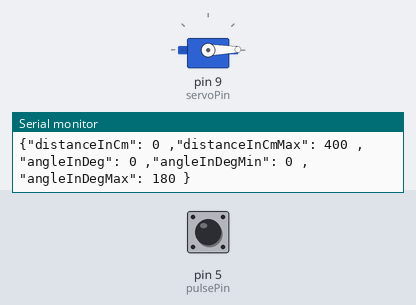
The sketch below on a simulated Arduino Uno, built with avr-gcc and run on an emulated ATmega328P. Parts: servo, the last lines printed to the serial monitor. The test bench sets the inputs (shaded band); at power-on: pin 5 (pulsePin) LOW.

Above: at 3.2 s.
3.3 s: pin 5 (pulsePin) pulled HIGH for 0.15 s
At 23.1 s:
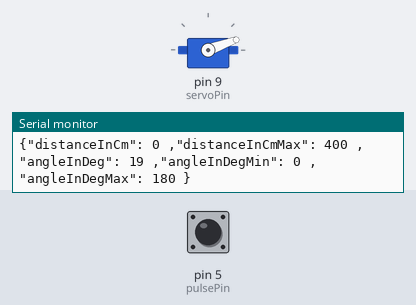
At 44.2 s:
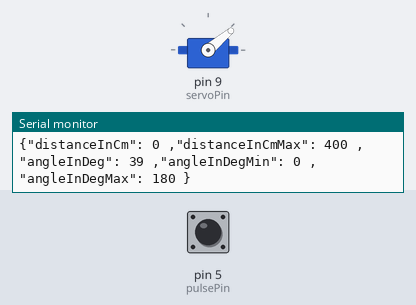
Timing chart, 0 to 109.9 s (numbered marks = the images above; inputs shaded):
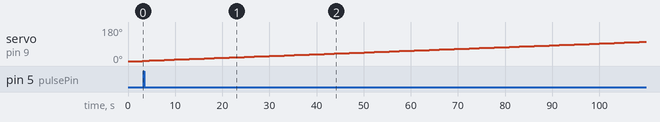

The sketch:

Radon.ino
```cpp
#include <Servo.h>

const int angleInDegMin = 0;
const int angleInDegMax = 180;
const int distanceInCmMax = 400;
const int servoPin = 9;
const int servoDelayMs = 10;
const int serialBaud = 9600;
const int speedOfSoundInMsPerCm = 29;
const int pulsePin = 5;
const int pulseDurationInMs = 5;

Servo servo;

void setup() {
  Serial.begin(serialBaud);
  servo.attach(servoPin);
  servo.write(angleInDegMin);
  delay(2000);
}

void loop() {
  fullSweepScan();
}

void fullSweepScan() {
  int angleInDeg;
  for (angleInDeg = angleInDegMin; angleInDeg < angleInDegMax; angleInDeg += 1) {
    singleScan(angleInDeg);
  }

  for (angleInDeg = angleInDegMax; angleInDeg > angleInDegMin; angleInDeg -= 1){
    singleScan(angleInDeg);
  }
}

void singleScan(int angleInDeg) {
  servo.write(angleInDeg);
  delay(servoDelayMs);
  long detectedDistanceInCm = getDistanceInCm(pulsePin, pulseDurationInMs);
  String values = "{\"distanceInCm\": ";
  values += detectedDistanceInCm;
  values += " ,\"distanceInCmMax\": ";
  values += distanceInCmMax;
  values += " ,\"angleInDeg\": ";
  values += angleInDeg;
  values += " ,\"angleInDegMin\": ";
  values += angleInDegMin;
  values += " ,\"angleInDegMax\": ";
  values += angleInDegMax;
  values += " }";

  Serial.println(values);
}

long getDistanceInCm(int pulsePin, int pulseDurationInMs) {
  pinMode(pulsePin, OUTPUT);
  digitalWrite(pulsePin, LOW);
  delay(2);
  digitalWrite(pulsePin, HIGH);
  delay(pulseDurationInMs);
  digitalWrite(pulsePin, LOW);

  pinMode(pulsePin, INPUT);
  long durationInMs = pulseIn(pulsePin, HIGH);
  long distanceInCm = durationInMs / speedOfSoundInMsPerCm / 2;

  return distanceInCm;
}
```
